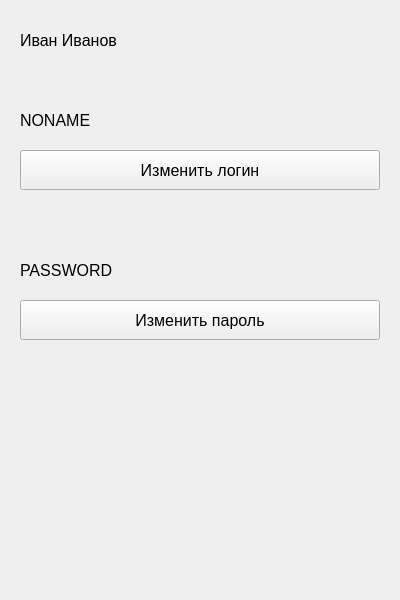
<?xml version="1.0" encoding="UTF-8"?>
<ui version="4.0">
 <class>ClientWindow</class>
 <widget class="QMainWindow" name="ClientWindow">
  <property name="geometry">
   <rect>
    <x>0</x>
    <y>0</y>
    <width>400</width>
    <height>600</height>
   </rect>
  </property>
  <property name="windowTitle">
   <string>MainWindow</string>
  </property>
  <widget class="QWidget" name="centralwidget">
   <widget class="QLabel" name="client_name">
    <property name="geometry">
     <rect>
      <x>20</x>
      <y>20</y>
      <width>360</width>
      <height>40</height>
     </rect>
    </property>
    <property name="font">
     <font>
      <pointsize>12</pointsize>
     </font>
    </property>
    <property name="contextMenuPolicy">
     <enum>Qt::DefaultContextMenu</enum>
    </property>
    <property name="layoutDirection">
     <enum>Qt::LeftToRight</enum>
    </property>
    <property name="text">
     <string>Иван Иванов</string>
    </property>
   </widget>
   <widget class="QLabel" name="client_login">
    <property name="geometry">
     <rect>
      <x>20</x>
      <y>100</y>
      <width>360</width>
      <height>40</height>
     </rect>
    </property>
    <property name="font">
     <font>
      <pointsize>12</pointsize>
     </font>
    </property>
    <property name="text">
     <string>NONAME</string>
    </property>
   </widget>
   <widget class="QPushButton" name="change_login">
    <property name="geometry">
     <rect>
      <x>20</x>
      <y>150</y>
      <width>360</width>
      <height>40</height>
     </rect>
    </property>
    <property name="font">
     <font>
      <pointsize>12</pointsize>
     </font>
    </property>
    <property name="text">
     <string>Изменить логин</string>
    </property>
   </widget>
   <widget class="QLabel" name="client_password">
    <property name="geometry">
     <rect>
      <x>20</x>
      <y>250</y>
      <width>360</width>
      <height>40</height>
     </rect>
    </property>
    <property name="font">
     <font>
      <pointsize>12</pointsize>
     </font>
    </property>
    <property name="text">
     <string>PASSWORD</string>
    </property>
   </widget>
   <widget class="QPushButton" name="change_password">
    <property name="geometry">
     <rect>
      <x>20</x>
      <y>300</y>
      <width>360</width>
      <height>40</height>
     </rect>
    </property>
    <property name="font">
     <font>
      <pointsize>12</pointsize>
     </font>
    </property>
    <property name="text">
     <string>Изменить пароль</string>
    </property>
   </widget>
  </widget>
 </widget>
 <resources/>
 <connections/>
</ui>
